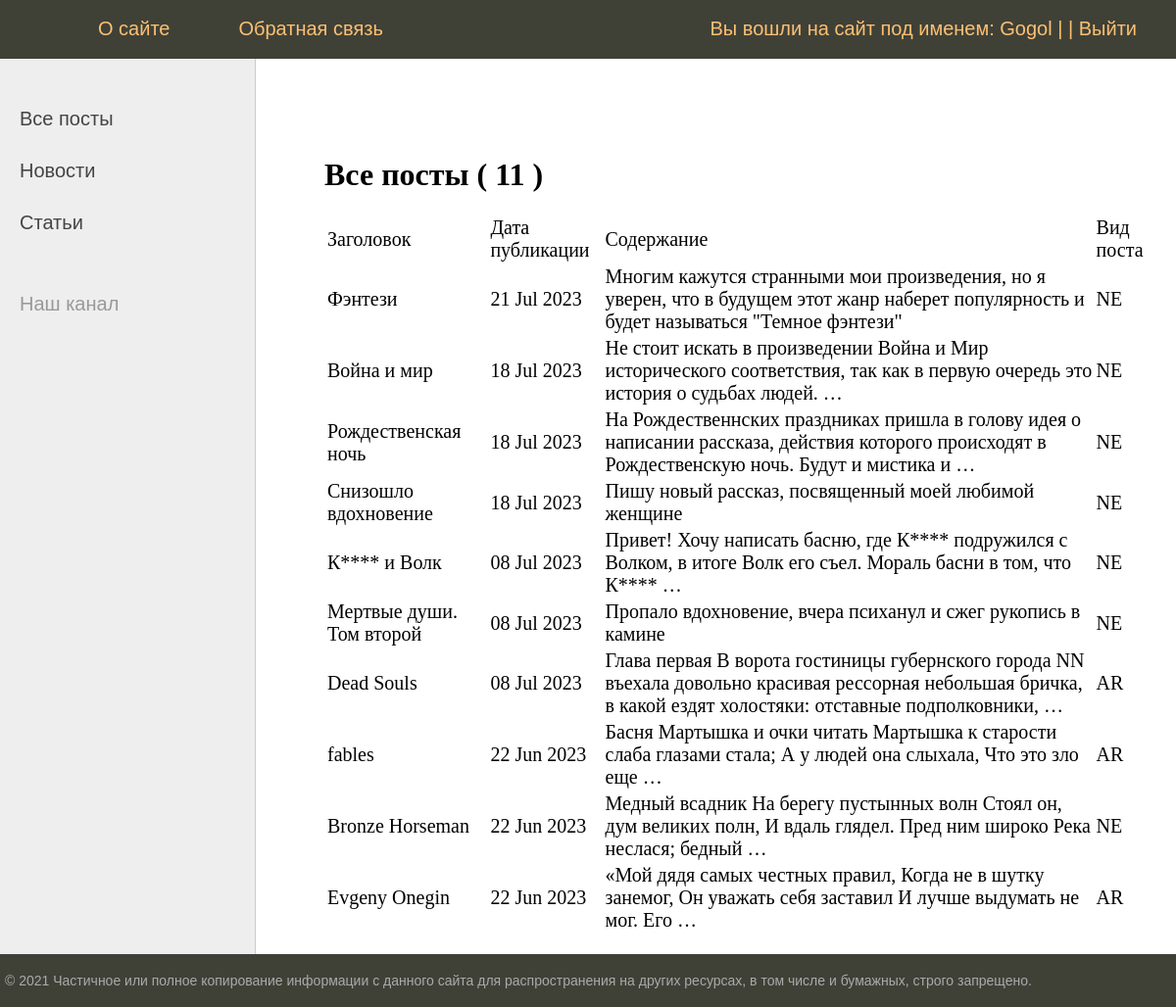
The page /posts/ (signed in) on the database its author committed.
### news/models.py (models this page shows, shortened)
class Post(models.Model):
    article_post = 'AR'
    news_post = 'NE'
    POSITIONS = [
        (article_post, 'Статья'),
        (news_post, 'Новость')
    ]
    author = models.ForeignKey(Author, on_delete=models.CASCADE)
    position = models.CharField(max_length=2,
                                choices=POSITIONS,
                                default=article_post)
    time_in = models.DateTimeField(auto_now_add=True)
    category = models.ManyToManyField(Category, through='PostCategory')
    header = models.CharField(max_length=255)
    text_post = models.TextField()
    rating_post = models.IntegerField(default=0)

### news/views.py (the view)
# urls.py: path('', PostList.as_view(), name = 'posts_all'),
class PostList(ListView):
    model = Post
    ordering = '-time_in'
    template_name = 'posts.html'
    context_object_name = 'posts'
    paginate_by = 10
    def get_context_data(self, **kwargs):
        context = super().get_context_data(**kwargs)
        context['news'] = Post.objects.all()
        context['menu'] = menu
        context['title'] = 'Все посты'
        context['is_not_author'] = not self.request.user.groups.filter(name='authors').exists()
        return context

### news/templatetags/custom_filters.py (called while the page is built)
@register.filter()
def censor(value):
    CENSORED_LIST = ['редиска', 'придурок', 'урод', 'глупый', 'тупой', 'злой', 'дурак', 'козел']
    if isinstance(value, str):
        str1 = value
        for censor_element in CENSORED_LIST:
            new_text = str1.replace(censor_element, censor_element[0] + "*" * (len(censor_element) - 1))  # замена по нижнему регистру
            str1 = new_text
            new_text = str1.replace(censor_element.capitalize(), censor_element[0].capitalize() + "*" * (len(censor_element) - 1))  # замена по верхнему регистру
            str1 = new_text
        value = str1
    else:
        raise TypeError('Фильтр "censor" может быть применен только к текстовому типу данных')
    return f'{value}'

### templates/posts.html (shortened to what this page needs)
{% extends 'flatpages/default.html' %}
{% load custom_filters %}
{% block content %}
    <h1>Все посты ( {{ news|length }} )</h1>
    {% if posts %}
        <table>
            <tr>
                <td> Заголовок </td>
                <td> Дата публикации </td>
                <td> Содержание </td>
                <td> Вид поста </td>
            </tr>
            {% for post in posts %}
                <tr>
                    <td> {{ post.header|censor }} </td>
                    <td> {{ post.time_in|date:'d M Y' }} </td>
                    <td> {{ post.text_post|censor|truncatewords:20 }} </td>
                    <td> {{ post.position }} </td>
                </tr>
            {% endfor %}
        </table>
    {% else %}
        <h2> Постов нет! </h2>
    {% endif %}
{% endblock content %}

### templates/flatpages/default.html (shortened to what this page needs)
{% load static %}
<!DOCTYPE html>
<html lang="en">
    <head>
        <link type="text/css" href="{% static 'news/css/styles.css' %}" rel="stylesheet" />
    </head>
    <body>
        <table class="table-page" border=0 cellpadding="0" cellspacing="0">
            <tr><td valign=top>
{% block mainmenu %}
		    <div class="header">
			    <ul id="mainmenu" class="mainmenu">
			    <li class="logo"><a href="{% url 'posts_all' %}"><div class="logo"></div></a></li>
{% for m in menu %}
	{% if not forloop.last %}
			<li><a href="{% url m.url_name %}">{{m.title}}</a></li>
	{% else %}
			{% if request.user.username %}
				<li class="last"> Вы вошли на сайт под именем: {{request.user.username}} |
					| <a href="{% url 'logout' %}">Выйти</a> </li>
			{% else %}
				<li class="last"><a href="{{ m.url_name }}">{{m.title}}</a></li>
			{% endif %}
	{% endif %}
{% endfor %}
			</ul>
		</div>
{% endblock mainmenu %}
<table class="table-content" border=0 cellpadding="0" cellspacing="0">
<tr>
	<td valign="top" class="left-chapters">
	<ul id="leftchapters">
		<li><a href="{% url 'posts_all' %}">Все посты</a></li>
		<li><a href="{% url 'news_all' %}">Новости</a></li>
		<li><a href="#">Статьи</a></li>
		<li class="share">
		<p>Наш канал</p>
		<a class="share-yt" href="https://www.youtube.com/channel/UClJzWfGWuGJL2t-3dYKcHTA/playlists" target="_blank" rel="nofollow"></a>
		</li>
	</ul>
</td>
<td valign="top" class="content">
	<div class="content-text">
{% block content %}
{% endblock %}
	</div>
</td></tr></table>
</td></tr>
<tr><td valign=top>
	<div id="footer">
		<p>&copy; 2021 Частичное или полное копирование информации с данного сайта для распространения на других ресурсах, в том числе и бумажных, строго запрещено.</p>
	</div>
</td></tr></table>
</body>
</html>

### static/css/styles.css (style rules this page uses)
html, body { font-family: 'Arial'; margin: 0; padding: 0; height: 100%; width: 100%; color: #444; }
a { color: #0059b2; text-decoration: none; }
.table-page { width: 100%; height: 100%; vertical-align: top; }
.table-page tr { height: 100%; }
.header { background: #3F4137; height: 60px; }
.logo { background: url('../images/logo.png') no-repeat 10px 5px; width: 70px; height: 60px; }
ul.mainmenu { list-style: none; margin: 0; padding: 0; height: 60px; color: #fdc073; font-size: 20px; overflow: hidden; }
ul.mainmenu li { float: left; margin: 18px 40px 0 30px; }
ul.mainmenu li.logo { margin: 0; }
ul.mainmenu li.last { float: right; }
ul.mainmenu li a { color: #fdc073; text-decoration: none; }
.table-content { width: 100%; min-height: 100%; height: 100%; }
.left-chapters { margin: 0; background: #eee; border-right: 1px solid #ccc; min-height: 100%; }
.left-chapters ul { width: 230px; min-height: 100%; margin: 0; padding: 20px 10px 10px 20px; list-style: none; font-size: 20px; }
.left-chapters ul li { margin: 30px 0 0 0; color: #999; }
.left-chapters ul li a { color: #444; text-decoration: none; }
.left-chapters ul li.share { margin: 60px 0 0 0; }
.left-chapters ul li.share p { margin: 30px 0 30px 0; }
.left-chapters ul li.share a { display: inline-block; width: 40px; height: 40px; margin: 0 20px 0 0; }
.left-chapters ul li.share a.share-yt { width: 100%; height: 30px; background: url('../images/share_yt.png') no-repeat 0 0 }
.content { padding: 40px 20px 20px 40px; width: 100%; box-sizing: border-box; }
.content-text { margin: 60px 0 0 30px; color: #000; font-size: 20px; font-family: Yandex Sans Display Light; }
.content-text h1 { font-size: 32px; }
#footer { box-sizing: border-box; background: #3F4137; padding: 5px; color: #aaa; font-size: 14px; font-family: Verdana, Geneva, Arial, Helvetica; text-align: left; overflow: hidden; }

### rows shown on the page
Post: header|censor "Фэнтези", time_in "21 Jul 2023", text_post|censor "Многим кажутся странными мои произведения, но я уверен, что в будущем этот жанр наберет популярность и будет называться \"Темное фэнтези\"", position "NE"
Post: header|censor "Война и мир", time_in "18 Jul 2023", text_post|censor "Не стоит искать в произведении Война и Мир исторического соответствия, так как в первую очередь это история о судьбах людей. …", position "NE"
Post: header|censor "Рождественская ночь", time_in "18 Jul 2023", text_post|censor "На Рождественнских праздниках пришла в голову идея о написании рассказа, действия которого происходят в Рождественскую ночь. Будут и мистика и …", position "NE"
Post: header|censor "Снизошло вдохновение", time_in "18 Jul 2023", text_post|censor "Пишу новый рассказ, посвященный моей любимой женщине", position "NE"
Post: header|censor "К**** и Волк", time_in "08 Jul 2023", text_post|censor "Привет! Хочу написать басню, где К**** подружился с Волком, в итоге Волк его съел. Мораль басни в том, что К**** …", position "NE"
Post: header|censor "Мертвые души. Том второй", time_in "08 Jul 2023", text_post|censor "Пропало вдохновение, вчера психанул и сжег рукопись в камине", position "NE"
Post: header|censor "Dead Souls", time_in "08 Jul 2023", text_post|censor "Глава первая В ворота гостиницы губернского города NN въехала довольно красивая рессорная небольшая бричка, в какой ездят холостяки: отставные подполковники, …", position "AR"
Post: header|censor "fables", time_in "22 Jun 2023", text_post|censor "Басня Мартышка и очки читать Мартышка к старости слаба глазами стала; А у людей она слыхала, Что это зло еще …", position "AR"
Post: header|censor "Bronze Horseman", time_in "22 Jun 2023", text_post|censor "Медный всадник На берегу пустынных волн Стоял он, дум великих полн, И вдаль глядел. Пред ним широко Река неслася; бедный …", position "NE"
Post: header|censor "Evgeny Onegin", time_in "22 Jun 2023", text_post|censor "«Мой дядя самых честных правил, Когда не в шутку занемог, Он уважать себя заставил И лучше выдумать не мог. Его …", position "AR"

### other values the page prints
{{ m.title }} "О сайте" "Обратная связь"
{{ request.user.username }} "Gogol"
{{ news|length }} "11"
